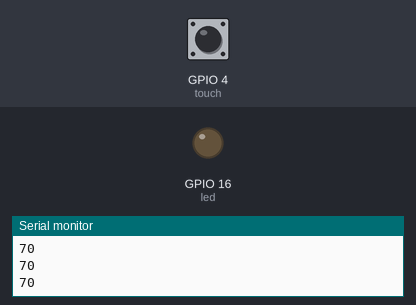
Simulated run of this sketch. Board: ESP32. Parts: output pins drawn as LEDs (lit = HIGH), the last lines printed to the serial monitor. Dashed ring = blinking. The inputs (shaded band) are chosen by the test bench; at power-on: GPIO 4 (touch) HIGH.

Above: at 2.2 s.
2.3 s: GPIO 4 (touch) pulled LOW for 3.2 s
At 2.95 s:
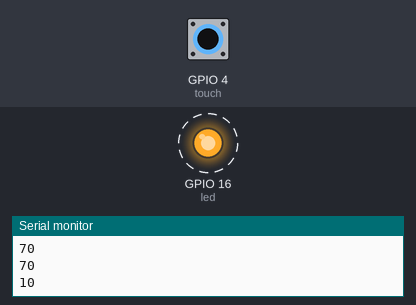
Timing chart, 0 to 7.3 s (numbered marks = the images above; inputs shaded):
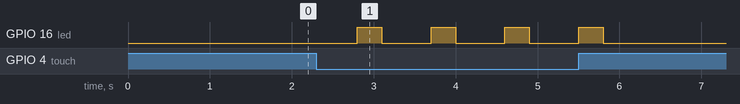

Measured:
- after the input at 2.3 s, GPIO 16 (led): alternates HIGH for 0.30 s and LOW for 0.60 s, 8 changes in all, then stays LOW, starting after 0.50 s

The sketch:

Percobaan2.ino
```cpp
// ESP32 Touch Test
const int touch = 4;
const int led = 16;
int  value = 20;
int sentuh;
void setup() {
 Serial.begin(115200);
 delay(1000); // give me time to bring up serial monitor
 Serial.println("ESP32 Touch Test");
 pinMode(led, OUTPUT);
}
void loop() {
 sentuh = touchRead(touch);
 Serial.println(sentuh); // get value of Touch 0 pin = GPIO 4
 delay(300);

 if (sentuh < value){
  digitalWrite(led,HIGH);
  delay(300);
  digitalWrite(led,LOW);
  delay(300);
  }

}
```
